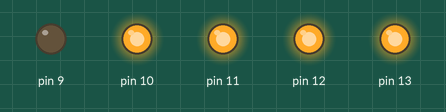
Bench run of a sketch on a simulated Arduino Uno, built with avr-gcc and run on an emulated ATmega328P. On the bench: output pins drawn as LEDs (lit = HIGH).

Above: at 0.5 s.
At 1.4 s:
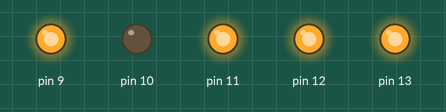
At 3.4 s:
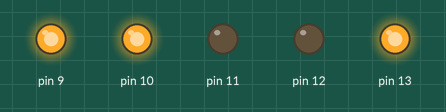
At 6.4 s:
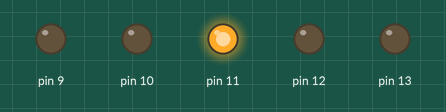
At 9.4 s:
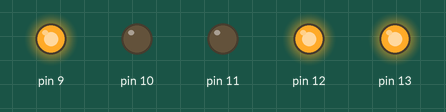
At 12.4 s:
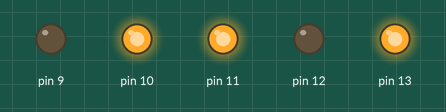
Timing chart, 0 to 13.0 s (numbered marks = the images above):
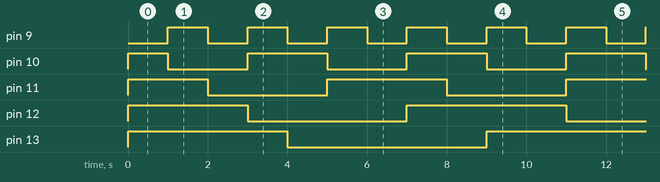

The sketch:

main.ino
```cpp
volatile unsigned long int seconds=0;
void setup() {
  DDRB = DDRB | 0b00111110;
  PORTB |= 0b00111110;
  cli();
  TCCR1A = 0;
  TCCR1B = 0;


  TCCR1B = (1 << CS12) | (1 << CS10) | (1 << WGM12);
  OCR1A = 15624;
  TIMSK1 = (1 << OCIE1A);

  sei();

}

ISR(TIMER1_COMPA_vect) {
  seconds++;

  PINB = (1 << PINB1);
  if (seconds%2==0){
    PINB = (1 << PINB2);
  }
  if (seconds%3==0){
    PINB = (1 << PINB3);
  }
  if (seconds%4==0){
    PINB = (1 << PINB4);
  }
  if (seconds%5==0){
    PINB = (1 << PINB5);
  }


}

void loop() {

}
```

Measured:
- by itself, pin 9: alternates HIGH for 1.0 s and LOW for 1.0 s
- by itself, pin 10: alternates HIGH for 2.0 s and LOW for 2.0 s
- by itself, pin 11: alternates HIGH for 3.0 s and LOW for 3.0 s
- by itself, pin 12: alternates HIGH for 4.0 s and LOW for 4.0 s
- by itself, pin 13: alternates HIGH for 5.0 s and LOW for 5.0 s
